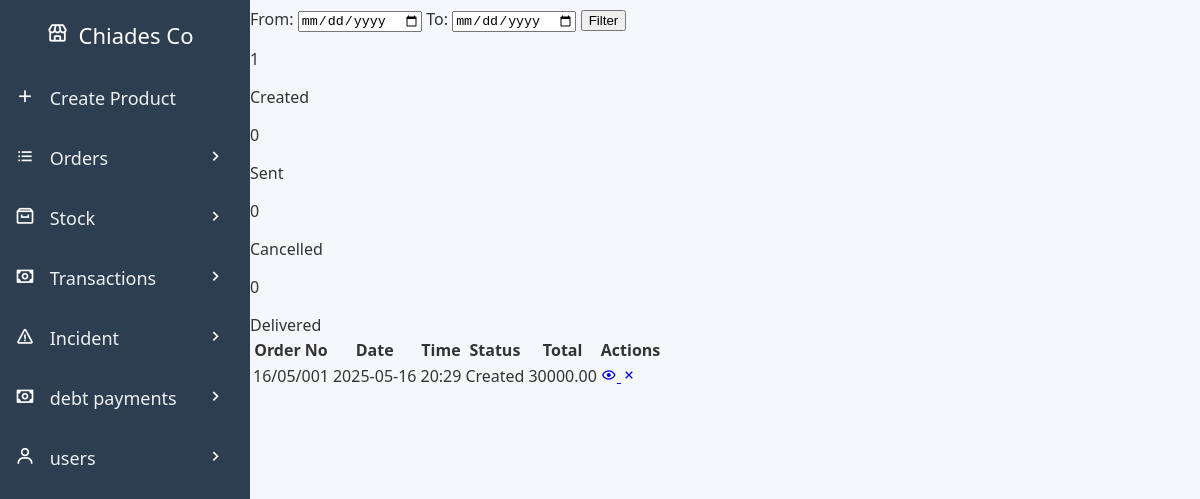
The app's page /orders00.php (signed in) with its own data.
### tables this page shows
CREATE TABLE `orders` (
  `order_id` int(11) NOT NULL,
  `orderNo` varchar(255) DEFAULT NULL,
  `company_id` int(100) NOT NULL,
  `created_by` int(100) NOT NULL,
  `total` decimal(10,2) NOT NULL,
  `time` datetime DEFAULT current_timestamp(),
  `status` enum('created','sent','delivered','cancelled') DEFAULT 'created',
  `customer_name` varchar(255) NOT NULL,
  `profit` decimal(10,2) NOT NULL
);

### orders00.php (the view, shortened to what this page needs)
<?php
include('db_connection.php');
$whereClause = "";
if (isset($_POST['from_date']) && isset($_POST['to_date'])) {
    $from_date = $_POST['from_date'];
    $to_date = $_POST['to_date'];
    $whereClause = "AND time BETWEEN '$from_date' AND '$to_date' AND company_id = {$_SESSION['company_id']}";
} else {
    $whereClause = "AND company_id = {$_SESSION['company_id']}";
}
$queryStatusCounts = "
    SELECT status, COUNT(*) AS count
    FROM orders
    WHERE company_id = {$_SESSION['company_id']}
    $whereClause
    GROUP BY status";
$resultStatusCounts = mysqli_query($conn, $queryStatusCounts);
$orderCounts = [
    'created' => 0,
    'sent' => 0,
    'cancelled' => 0,
    'delivered' => 0
];
while ($row = mysqli_fetch_assoc($resultStatusCounts)) {
    $orderCounts[$row['status']] = $row['count'];
}
$queryOrders = "
    SELECT *
    FROM orders
    WHERE company_id = {$_SESSION['company_id']}
    AND order_id IN (
        SELECT MAX(order_id)
        FROM orders
        WHERE company_id = {$_SESSION['company_id']}
        GROUP BY orderNo
    )
    $whereClause";
$resultOrders = mysqli_query($conn, $queryOrders);
function determineOrderStatus($orderId, $conn) {
    $itemStatusQuery = "
        SELECT status, COUNT(*) AS count
        FROM order_items
        WHERE order_id = $orderId
        GROUP BY status
        ORDER BY count DESC";
    $itemStatusResult = mysqli_query($conn, $itemStatusQuery);
    if (mysqli_num_rows($itemStatusResult) == 1) {
        $singleStatusRow = mysqli_fetch_assoc($itemStatusResult);
        return $singleStatusRow['status'];
    } else {
        $row = mysqli_fetch_assoc($itemStatusResult);
        return $row['status'];
    }
}
?>
<!DOCTYPE html>
<html lang="en">
<head>
    <link rel="stylesheet" href="css/sidebar.css">
    <link rel="stylesheet" href="css/orders.css">
    <link href="https://unpkg.com/boxicons@2.0.7/css/boxicons.min.css" rel="stylesheet">
</head>
<body>
    <div class="content">
        <div class="filter-container">
            <form method="POST" action="orders.php">
                <label for="from_date">From:</label>
                <input type="date" id="from_date" name="from_date" required>
                <label for="to_date">To:</label>
                <input type="date" id="to_date" name="to_date" required>
                <button type="submit" class="btn-filter">Filter</button>
            </form>
        </div>
        <div class="summary-tiles">
            <div class="tile created">
                <p><?php echo $orderCounts['created']; ?></p>
                <span>Created</span>
            </div>
            <div class="tile sent">
                <p><?php echo $orderCounts['sent']; ?></p>
                <span>Sent</span>
            </div>
            <div class="tile cancelled">
                <p><?php echo $orderCounts['cancelled']; ?></p>
                <span>Cancelled</span>
            </div>
            <div class="tile delivered">
                <p><?php echo $orderCounts['delivered']; ?></p>
                <span>Delivered</span>
            </div>
        </div>
        <table class="orders-table">
            <thead>
                <tr>
                    <th>Order No</th>
                    <th>Date</th>
                    <th>Time</th>
                    <th>Status</th>
                    <th>Total</th>
                    <th>Actions</th>
                </tr>
            </thead>
            <tbody>
            <?php
                if (mysqli_num_rows($resultOrders) > 0) {
                    while ($row = mysqli_fetch_assoc($resultOrders)) {
                        $orderStatus = determineOrderStatus($row['order_id'], $conn);
                        $time = date("H:i", strtotime($row['time']));
                        $date = date("Y-m-d", strtotime($row['time']));
                        echo "<tr>";
                        echo "<td>" . ($row['orderNo'] ?? $row['order_id']) . "</td>";
                        echo "<td>" . $date . "</td>";
                        echo "<td>" . $time . "</td>";
                        echo "<td class='" . $orderStatus . "'>" . ucfirst($orderStatus) . "</td>";
                        echo "<td>" . $row['total'] . "</td>";
                        echo "<td>
                                <a href='view-order.php?order_id=" . $row['order_id'] . "' class='action-icon view'>
                                    <i class='bx bx-show'></i>
                                </a>
                                <a href='cancel-order.php?order_id=" . $row['order_id'] . "' class='action-icon delete'>
                                    <i class='bx bx-x'></i>
                                </a>
                            </td>";
                        echo "</tr>";
                    }
                } else {
                    echo "<tr><td colspan='6'>No orders found</td></tr>";
                }
            ?>
            </tbody>
        </table>
    </div>
</body>
</html>

### css/orders.css (style rules this page uses)
:root { --primary: #4361ee; --secondary: #3f37c9; --success: #4cc9f0; --danger: #f72585; --warning: #f8961e; --info: #4895ef; --light: #f8f9fa; --dark: #212529; --white: #ffffff; --gray: #6c757d; --gray-light: #e9ecef; }
body { font-family: 'Segoe UI', Tahoma, Geneva, Verdana, sans-serif; background-color: #f5f7fa; margin-left: 250px; padding: 0; color: #333; }

### records on screen
orders: orderNo "16/05/001", time "2025-05-16", time "20:29", orderStatus "Created", total "30000.00"

### other values on screen
$orderCounts['created'] "1"
$orderCounts['sent'] "0"
$orderCounts['cancelled'] "0"
$orderCounts['delivered'] "0"
